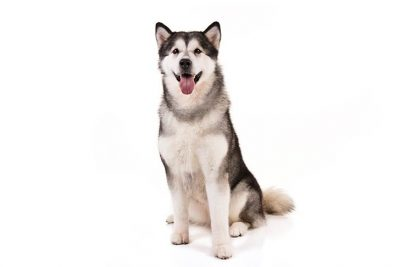
#> input picture Assingment/670710258_sothea_sokea_w1/images/AlaskanMalamute.jpg, 400 x 267 px
$ jupyter execute --allow-errors Matplotlib.ipynb
#> lines starting #> are read from the running program, lines starting #| are printed output that depends on the picture
# Deep Learning for Computer Vision # week1
**Instructor: Dr. Phuriwat Worrawichaipat, Silpakorn University**

Topic: Basic Plotting and Image display with matplotlib

ในโน้ตบุ๊กนี้ เราจะเรียนรู้เกี่ยวกับเทคนิคการแสดงผลข้อมูลที่สำคัญสองรูปแบบ ซึ่งมักถูกใช้งานในงาน Deep Learning และ Computer Vision

1. **การพล็อตกราฟเส้น (Line Plotting)** – ใช้สำหรับติดตามค่าเช่น loss หรือ accuracy ระหว่างการฝึกโมเดล AI
2. **การแสดงภาพ (Image Display)** – ใช้ในการดูข้อมูลภาพที่ป้อนเข้าโมเดล, ผลลัพธ์ที่โมเดลสร้างขึ้น, หรือการเปลี่ยนแปลงต่าง ๆ ที่เกิดขึ้นกับภาพ

## Part 1: Line Plotting

- `import matplotlib.pyplot as plt`
  เป็นการนำเข้าโมดูล `pyplot` จากไลบรารี `matplotlib` ซึ่งใช้ในการสร้างกราฟและการแสดงผลข้อมูลเชิงภาพ เช่น
  - กราฟเส้น (`plt.plot()`)
  - กราฟแท่ง (`plt.bar()`)
  - การแสดงภาพ (`plt.imshow()`)
  เราตั้งชื่อย่อเป็น `plt` เพื่อให้ง่ายต่อการใช้งาน

- `import math`
  เป็นไลบรารีคณิตศาสตร์พื้นฐานที่มาพร้อมกับ Python เช่น  `math.sqrt(x)` และ `math.sin(x)`

[cell 1]
import matplotlib.pyplot as plt
import math
import numpy as np

`np.arange(start, stop, step)`
คือฟังก์ชันของ NumPy ที่ใช้สร้างอาเรย์ของตัวเลขที่เรียงต่อกัน โดยเริ่มจาก `start` ไปจนถึงค่าก่อน `stop` (ไม่รวม `stop`) และเพิ่มทีละ `step`
- start = 0.0 → จุดเริ่มต้นของอาเรย์
- stop = 2 * math.pi → ค่าจบ (ประมาณ 6.28) ซึ่งเท่ากับ 1 รอบของวงกลมในหน่วยเรเดียน (360 องศา)
- step = 0.1 → ค่าที่เพิ่มในแต่ละขั้น

[cell 2]
x = np.arange(0.0, 2*math.pi, 0.1)
print(x)

[cell 3]
y = [math.sin(val) for val in x]
print(y)
print("\n^^ ค่า sin หลายๆค่าของวงกลม 1 วง")

### Default Line Plot
ลักษณะนี้ทาง matplotlib จะเชื่อมต่อจุดคู่ลำดับ `(x0, y0)`, `(x1, y1)` ... ต่อกันไปเรื่อย ๆ ทำให้ได้เส้นที่ต่อเนื่องกันไปเป็นเนื้อเดียวกัน

[cell 4]
print("x => ", [round(val, 2) for val in x[:20]])
print("y => ", [round(val, 2) for val in y[:20]])

[cell 5]
plt.plot(x, y)
#> figure, not shown here; curve peaks at x = 1.6, y = 1

### Marker Plot
ในบางครั้ง เราอยากจะแสดงเฉพาะตำแหน่งจุด ไม่ต้องการเส้น เราก็สามารถทำได้ด้วยการระบุรูปร่างและสีของจุดที่ต้องการวาด
ในที่นี้เราเลือกสีแดง (red) โดยใช้ Marker เครื่องหมาย + แทนตำแหน่งจุด
> ใส่ `'r+'` โดย r คือสีแดง และ + คือ marker

[cell 6]
plt.plot(x, y, 'r+')
#> figure, not shown here; curve peaks at x = 1.6, y = 1

### ลองเปลี่ยนสีและลักษณะของจุด
คราวนี้เราลองเลือกสีน้ำเงิน (blue) และใช้จุดกลุมเป็นเครื่องหมายตำแหน่งจุด
มาถึงจุดนี้แล้ว เราคงจะสงสัยว่าแล้วจะรู้ได้ไงว่ามีสีอะไรและมาร์คเกอร์แบบไหนที่ใช้ได้บ้าง
> ถ้าใครสงสัยก็ลองดูโนัตเกี่ยวกับสีและมาร์คเกอร์ได้ที่[ลิงค์นี้](https://matplotlib.org/api/_as_gen/matplotlib.pyplot.plot.html) <br>
> ถ้าใครสงสัยว่า markdown ใน Jupyter Notebook ที่น่าสนใจมีอะไรบ้างก็ลองดูที่[ลิงค์นี้](https://medium.com/ibm-data-science-experience/markdown-for-jupyter-notebooks-cheatsheet-386c05aeebed)

[cell 7]
plt.plot(x, y, 'bo')
#> figure, not shown here; curve peaks at x = 1.6, y = 1

**ลองพล็อตจุดแบบห่าง ๆ กัน ซึ่งทำได้โดยการเพิ่ม step size ใน `arange()` จาก 0.1 ให้เป็น 0.2**

[cell 8]
x = np.arange(0.0, 2*math.pi, 0.2)
y = [math.sin(val) for val in x]
plt.plot(x, y, 'bo')
#> figure, not shown here; curve peaks at x = 1.6, y = 1

### แล้วถ้าอยากพล็อตทั้งเส้นทั้งจุดล่ะ
เท่าที่เห็น พอเรามีการระบุลักษณะของมาร์คเกอร์ลงในคำสั่ง plot ปุ๊บ เส้นก็หายปั๊บ แต่ถ้าเราอยากจะพล็อตทั้งเส้นและจุดล่ะ จะทำยังไง  ในกรณีเช่นนี้ วิธีที่นิยมที่สุดก็คือการระบุชนิดของเส้นเข้าไปด้วย พร้อมกับลักษณะของมาร์คเกอร์ ซึ่ง plot จะรู้ว่าเราต้องการทั้งเส้นและมาร์คเกอร์

[cell 9]
plt.plot(x, y, 'bo', linestyle='dashed')
#> figure, not shown here; curve peaks at x = 1.6, y = 1

### ไปให้สุด ตกแต่งกราฟเต็มที่
บางทีเราก็รู้สึกว่าสีของเส้นกับมาร์คเกอร์มันไม่ควรจะเหมือนกัน และเราอยากระบุความหนาของเส้น ขนาดของมาร์คเกอร์ด้วย ยิ่งไปกว่านั้น ที่จริงสีที่ระบายในตัวมาร์คเกอร์กับตัวเส้นของมาร์คเกอร์จะต่างกันก็ได้ อย่างในที่นี้ เราให้เส้นมาร์คเกอร์เป็นสีเหลือง, แต่สีไส้ในเป็นสีเขียว

[cell 10]
plt.plot(x, y, 'bo', linewidth=1, markersize=6, linestyle='dashed', markerfacecolor='y', markeredgewidth=1,markeredgecolor='g')
#> figure, not shown here; curve peaks at x = 1.6, y = 1

### เมื่อเราถือสัญชาติไพธอน เราต้องไม่พิมพ์เยอะ เมื่อยนิ้ว
ชาวไพธอนจำนวนมากไม่ได้อยู่ในสาขาคอมพิวเตอร์ ความเร็วในการพิมพ์กับอุปนิสัยในการเขียนโค้ดแบบชื่อตัวแปรยาว ๆ จะไม่มีมากเท่าคนในสายคอม (ที่ถูกบริษัทบังคับให้เขียนโค้ดให้ชัด ๆ) ดังนั้นชื่ออะไรที่ยาว ๆ มักจะมีคำย่อให้ อย่าง
- markerfacecolor ก็ย่อเป็น mfc
- ส่วน markeredgewidth ย่อได้เป็น mew
- และ markeredgecolor ย่อได้เป็น mec

ปล. ที่คนสอนรู้ว่ามันย่อได้ก็เพราะอ่านเอกสารของคำสั่ง plot เอานี่แหละ ไม่ใช่ว่าอยู่ดี ๆ จะรู้เองได้

[cell 11]
plt.plot(x, y, 'bo', linewidth=1, markersize=6, linestyle='dashed', mfc='y', mew=1, mec='g')

## <font color="red">แบบฝึกหัดที่ 1</font>

ปรับแต่งโค้ดด้านล่างให้เป็นกราฟที่ Marker เท่ห์ มีฃายเส้นที่แปลกตา พร้อมกับมีเฉดสีที่สวยสะดุดตาที่สุดที่เพื่อนแห็นแล้วต้อง**ว้าว**
- สามารถปรับแต่งจำนวนวงรอบโดยการปรับตัวคูณ `2*math.pi` และ ความห่าง(หรือความถี่)ของจุดได้ที่ตัวแปร step `np.arange(., ., step)`
- ปรับ marker อย่าง `'bo'` เป็นแบบอื่น ดูได้ใน[ลิงค์นี้](https://matplotlib.org/api/_as_gen/matplotlib.pyplot.plot.html)
- ลองปรับทีละตัวแล้วดูการเปลี่ยนแปลงของกราฟ ไม่มีผิดถูกเปลี่ยนจนกว่าจะพอใจ

**ข้อกำหนดขั้นต่ำ** (ต้องมีครบทั้ง 3 ข้อ)
- ✅ ใช้อย่างน้อย 2 สีที่แตกต่างกัน (เช่น mfc กับ mec คนละสี)
- ✅ marker ต้องไม่ใช่ `'bo'` หรือ `'r+'` ค่า default
- ✅ `linewidth` ต้องมากกว่า 1.5

> หลังเสร็จแล้วใส่ comment 1 บรรทัดบอกว่า plot ของคุณสื่อถึงอะไร

[cell 12]
x = np.arange(0.0, 4*math.pi, 0.2)
y = [math.sin(val) for val in x]
plt.plot(x, y, 'bo', linewidth=1, markersize=6, linestyle='--', mfc='r', mew=3, mec='m')
#> figure, not shown here; curve peaks at x = 1.6, y = 1

[cell 13]
# wave equation
X1 = np.arange(0, 2, 0.1)
f = 5
y1 = 2*np.sin(2*np.pi*f*X1 + np.pi)
plt.plot(X1, y1, '*', linewidth=1.5, markersize=3,  linestyle='--', mfc='#0F0F0F', mew=3, mec='r')
#> figure, not shown here; curve peaks at x = 1.8, y = 1.18e-14

[cell 14]
# wave equation
X2 = np.arange(0, 2, 0.1)
f = 6
y2 = np.sin(2*np.pi*f*X2)
plt.plot(X2, y2, '*', linewidth=1.5, markersize=3,  linestyle='--', mfc='#0F0F0F', mew=3, mec='r')
#> figure, not shown here; curve peaks at x = 1.2, y = 0.951

[cell 15]
#sine
x = np.arange(0.0, 4*math.pi, 0.01)
y = [math.sin(val) for val in x]
plt.plot(x, y, 'bo', linewidth=1.5, markersize=6, linestyle='--', mfc='b', mew=3, mec='green')
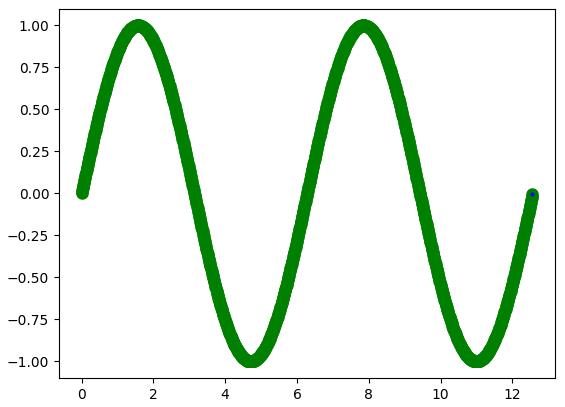
#> figure drawn by matplotlib, 1 panel; curve peaks at x = 1.57, y = 1

-จบตอน

## Part 2: Image Display

### การแสดงภาพ (Image Display)

การแสดงภาพถือเป็นส่วนสำคัญมากในการทำงานด้านการประมวลผลภาพ
- ช่วยให้เรามองเห็นสิ่งที่เกิดขึ้นจริงกับข้อมูล คล้ายกับการใช้คำสั่ง `printf` ในภาษา C หรือการใช้ตัวดีบักเพื่อดูค่าตัวแปร
ใน Jupyter Notebook การแสดงภาพ
- มีประโยชน์ตรงที่เราสามารถดูผลลัพธ์ได้ทันทีโดยไม่ต้องบันทึกภาพลงไฟล์หรือดึงภาพออกจากเซิร์ฟเวอร์มาดูที่เครื่องเรา ทำให้ขั้นตอนการพัฒนาและทดลองทำได้รวดเร็วขึ้น
- ปกติแล้วถ้าจะแสดงแค่ภาพเดียวก็ทำได้ง่ายมาก แต่ในหลายกรณี เช่น การเปรียบเทียบระหว่างภาพต้นฉบับ (input) และภาพผลลัพธ์ (output) เราอาจต้องแสดงหลายภาพพร้อมกันเพื่อดูความแตกต่างได้ชัดเจน
- แต่ในตัวอย่างนี้เราจะเริ่มต้นจากการแสดงภาพเพียงภาพเดียวก่อน เพื่อให้เข้าใจพื้นฐานก่อนครับ

### **import cv2**

cv2 เป็น library ใช้ในการจัดการหลายๆอย่างในงาน computer vision (cv) ชื่อเต็มๆมันคือ opencv ซึ่งใช้กันมานานมากจนออกเวอร์ชัน2 ที่สมบูรณ์แบบมากขึ้น

[cell 16]
import cv2
import matplotlib.pyplot as plt

อ่านมาถึงตรงนี้ก็หยุดสักแปบนึงนะครับ เนื่องจากมีการดึงภาพมาแสดงต้องทำให้ชัวร์ว่าตอนนี้ไฟล์ jupyter นี้มี folder `images` อยู่ข้างๆนะครับ
- คำสั่ง `cv2.imread()` ใช้ในการอ่านไฟล์ภาพ
- คำสั่ง `imshow()` ใช้ในการแสดงรูปภาพ

[cell 17]
file1 = 'images/AlaskanMalamute.jpg'
file2 = 'images/AmericanEskimo.jpg'
file3 = 'images/AmericanFoxhound.jpg'


# plt.figure(figsize=(90, 90))

img1 = cv2.imread(file1)
#> img1 is the input picture: shape (267, 400, 3); mean B, G, R 238, 239.4, 242.3
img2 = cv2.imread(file2)
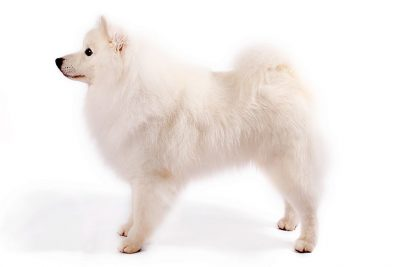
#> input picture Assingment/670710258_sothea_sokea_w1/images/AmericanEskimo.jpg, 400 x 267 px
#> img2 is the input picture: shape (267, 400, 3); mean B, G, R 233.5, 236.4, 242.1
img3 = cv2.imread(file3)

plt.subplot(3, 3, 1)
plt.imshow(img1)

plt.subplot(3, 3, 2)
plt.imshow(img2)

plt.subplot(3, 3, 3)
#> (the rest of this cell did not finish here and is left out)

### แสดงภาพแบบแพ็คคู่ด้วย `subplot`

ในตัวอย่างนี้ เราจะลองแสดงภาพสองภาพพร้อมกัน โดยใช้คำสั่ง `subplot` เพื่อแบ่งพื้นที่การแสดงผลออกเป็นช่องๆ(Grid)

- เราต้องกำหนดว่าอยากแบ่งพื้นที่ออกเป็น:
  - กี่แถว (rows)
  - กี่คอลัมน์ (columns)
  - และจะวางรูปในช่องลำดับที่เท่าไหร่ (index เริ่มนับจาก 1)

ตัวอย่าง:
- `plt.subplot(1, 2, 1)`
    - หมายถึง แบ่งพื้นที่ออกเป็น 1 แถว 2 คอลัมน์ และวาดภาพในช่องที่ 1 (คือช่องซ้ายสุด)
    - ใน subplot จะใส้ได้ 1x2 ภาพ
    - ถ้าจะใส่ภาพที่ 2 จะต้องเรียก `plt.subplot(1, 2, 2)`

**ถ้าไม่ใช่ 1x2 หละอาจารย์**
- `plt.subplot(2, 3, 4)`
    - หมายถึง แบ่งพื้นที่ออกเป็น 2 แถว 3 คอลัมน์ และวาดภาพในช่องที่ 4 (ซึ่งก็คือแถวที่ 2 คอลัมน์ที่ 1, ซ้ายล่าง)

|              | col 1 | col 2 | col 3 |
|--------------|--------------|--------------|--------------|
|row 1| ภาพ 1    | ภาพ 2  | ภาพ 3   |
|row 2| <font color="red">ภาพ 4</font>    | ภาพ 5  | ภาพ 6   |

การใช้ `subplot` มีประโยชน์มากเวลาเราต้องการเปรียบเทียบภาพหลายภาพพร้อมกัน เช่น input vs output หรือภาพก่อนและหลังผ่านการประมวลผล

[cell 18]
file1 = 'images/AlaskanMalamute.jpg'
file2 = 'images/AmericanEskimo.jpg'
img1 = cv2.imread(file1)
img2 = cv2.imread(file2)

[cell 19]
plt.subplot(1, 2, 1) #(nrows, ncols, index) (index starts at 1)
plt.imshow(img1)

plt.subplot(1, 2, 2)
plt.imshow(img2)
#> figure, not shown here; B, G, R data is drawn as R, G, B

### ขยายขนาดรูปภาพที่แสดงในเบราว์เซอร์

ถ้ารู้สึกว่ารูปภาพที่แสดงใน Jupyter Notebook มีขนาดเล็กเกินไป แนะนำให้กำหนดขนาดของรูปตอนพล็อตเลย จะช่วยให้มองเห็นรายละเอียดได้ชัดเจนขึ้น โดยไม่ต้องซูม

เราสามารถกำหนดขนาดของพล็อตได้ด้วยการใช้คำสั่ง `plt.figure()` แล้วใส่พารามิเตอร์ `figsize`

---

🔸 **วิธีการกำหนดขนาดภาพ:**
- ใช้คำสั่ง `plt.figure(figsize=(กว้าง, สูง))`
- ขนาดที่กำหนดจะอยู่ในหน่วย **นิ้ว**
- ตัวอย่างเช่น `plt.figure(figsize=(10, 5))` จะได้ภาพที่กว้าง 10 นิ้ว สูง 5 นิ้ว

---

🔸 **ข้อดีของการกำหนดขนาด:**
- เห็นรายละเอียดของภาพหรือกราฟชัดเจนขึ้น
- เหมาะสำหรับการพล็อตภาพความละเอียดสูง หรือเปรียบเทียบหลายภาพ
- ใช้ได้ทั้งกับกราฟเส้น, รูปภาพ, หรือ subplot ต่าง ๆ

[cell 20]
plt.figure(figsize=(10, 5), dpi=100)
plt.subplot(1, 2, 1)
plt.imshow(img1)

plt.subplot(1, 2, 2)
plt.imshow(img2)
#> figure, not shown here; B, G, R data is drawn as R, G, B

### แสดงภาพหลายรูปด้วย `subplot` แบบอัตโนมัติ

ถ้ามีแค่ 2–3 ภาพ เราอาจพล็อตด้วย `subplot` แบบกำหนดตำแหน่งตรง ๆ ได้ไม่ยาก
แต่ในกรณีที่มีรูปจำนวนมาก การทำแบบนั้นจะยุ่งยากและไม่ยืดหยุ่น

ทางออกคือการใช้ **ลูป** ช่วยจัดการร่วมกับ `subplot`

---

- เก็บชื่อไฟล์ภาพไว้ในลิสต์ชื่อ `files`
- ใช้ลูปเพื่ออ่านภาพทั้งหมด แล้วเก็บไว้ในลิสต์ `imgs`
  - ทำให้ไม่ต้องเขียนคำสั่ง `cv2.imread()` ซ้ำหลายบรรทัด
- จากนั้นใช้ลูปวนแสดงภาพแต่ละภาพโดยใช้ `plt.subplot(...)`
  - ช่วยกำหนดตำแหน่งภาพให้อัตโนมัติในตารางของ subplot

---

🔸 ข้อดี:
- โค้ดสั้น กระชับ และขยายจำนวนภาพได้ง่าย
- เหมาะสำหรับการเปรียบเทียบหลายภาพ เช่น input, output, ground truth

[cell 21]
files = []
files.append('images/AlaskanMalamute.jpg')
files.append('images/AmericanEskimo.jpg')
files.append('images/AmericanFoxhound.jpg')
files.append('images/AustralianTerrier.jpg')
files.append('images/Basenji.jpg')
files.append('images/Beagle.jpg')

[cell 22]
imgs = []
for f in files:
    imgs.append(cv2.imread(f))

[cell 23]
plt.figure(figsize=(20, 10), dpi=80)
nrows = 2
ncols = 3
#> (the rest of this cell did not finish here and is left out)

### ปรับสีให้ถูกต้อง (แก้ปัญหาสีเพี้ยน)

ถ้าสังเกตภาพที่แสดงข้างบนจะเห็นว่าสีอาจจะดูแปลก ๆ หรือไม่เป็นธรรมชาติ
สาเหตุเกิดจากลำดับของช่องสีที่ต่างกันระหว่าง OpenCV กับไลบรารีอื่น ๆ

- OpenCV ใช้ลำดับสีแบบ **BGR** (Blue, Green, Red)
- ในขณะที่ไลบรารีอื่น เช่น Matplotlib ใช้ลำดับสีแบบ **RGB** (Red, Green, Blue)

ถ้าเราใช้ OpenCV (`cv2.imread`) ในการอ่านภาพ แล้วนำมาแสดงด้วย `matplotlib.pyplot.imshow` โดยตรง
**สีจะเพี้ยน** เพราะช่องสีถูกตีความผิดลำดับ

---
**วิธีแก้**:

- ให้ใช้คำสั่ง `cv2.cvtColor()` เพื่อแปลงจาก BGR → RGB ก่อนแสดงผล

```python
img_bgr = cv2.imread('images/AlaskanMalamute.jpg')
img_rgb = cv2.cvtColor(img_bgr, cv2.COLOR_BGR2RGB)
plt.imshow(img_rgb)

[cell 24]
plt.figure(figsize=(20, 10), dpi=80)
nrows = 2
ncols = 3
#> (the rest of this cell did not finish here and is left out)

### การปรับสีเพิ่มเติม

นอกเหนือจาก RGB หรือ BGR แล้ว ยังมี colourmap แบบอื่นอีกด้วย เช่น Greyscale หรือ ขาวเทา สามารถปรับได้โดยการใช้ `cv2.COLOR_BGR2GRAY`

[cell 25]
plt.figure(figsize=(10, 5), dpi=80)
plt.subplot(2, 2, 1)
plt.imshow(imgs[0])

plt.subplot(2, 2, 2)
plt.imshow(cv2.cvtColor(imgs[0],cv2.COLOR_BGR2GRAY))

plt.subplot(2, 2, 3)
plt.imshow(cv2.cvtColor(imgs[0],cv2.COLOR_BGR2YCrCb))

plt.subplot(2, 2, 4)
plt.imshow(cv2.cvtColor(imgs[0],cv2.COLOR_BGR2HSV))
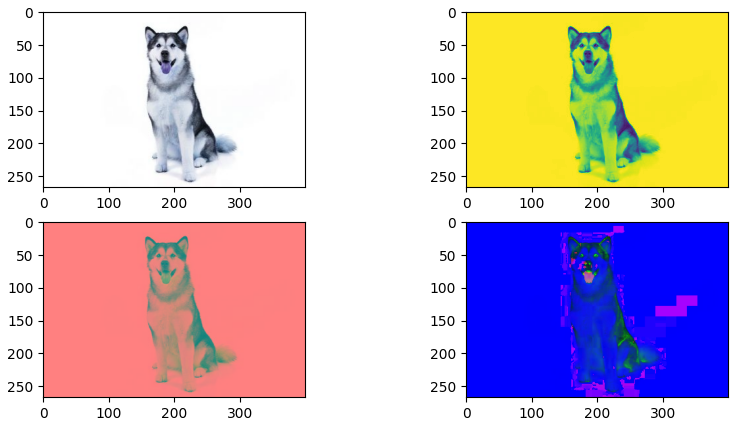
#> figure drawn by matplotlib, 4 panels; B, G, R data is drawn as R, G, B

อ่าวอาจารย์ทำไมถึงเป็นมันไม่เห็นจะเป็นสีขาวดำเลยครับ เหลืองไปหมดเลย!!! เกิดอะไรขึ้น???

- `cv2.cvtColor(..., cv2.COLOR_BGR2GRAY)` จะให้ภาพแบบขาวดำจริง (2 มิติ)
- แต่ `matplotlib.pyplot.imshow()` ถ้าไม่ได้ระบุ `cmap` จะใช้ colormap เริ่มต้น (เช่น `viridis`) ซึ่งเป็นโทนสีหลากหลาย
- ดังนั้น `imshow()` จะตีความ 2D array ว่าเป็นข้อมูลที่ต้องการแสดงสีตามแผนที่สี (`viridis`) แทนที่จะตีความว่าเป็น grayscale

---

**วิธีแก้ไข**:

ให้ระบุ `cmap='gray'` เพื่อบอก Matplotlib ว่าเราต้องการแสดงภาพแบบ grayscale จริง ๆ

```python
plt.imshow(cv2.cvtColor(imgs[0],cv2.COLOR_BGR2GRAY), cmap="gray")

[cell 26]
plt.figure(figsize=(10, 5), dpi=80)
plt.subplot(1, 2, 1)
plt.imshow(imgs[0])

plt.subplot(1, 2, 2)
plt.imshow(cv2.cvtColor(imgs[0],cv2.COLOR_BGR2GRAY), cmap='gray')
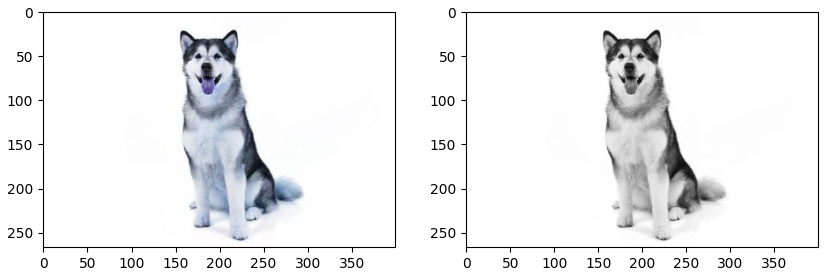
#> figure drawn by matplotlib, 2 panels; B, G, R data is drawn as R, G, B

## <font color="red">แบบฝึกหัดที่ 2</font>

เราจะมาลองจำลองการเปรี่ยบเทียบภาพที่ผ่านการปรุงแต่งหลายๆให้อยู่ในการพล็อตเดียวกัน

ทำการ plot แบบ subplot grid 1x4 ที่ภายในมี `imgs[1]` จำนวน 4 ภาพ
- ภาพที่1 เป็นภาพปกติ
- ภาพที่2 เป็นขาวเทา cmap ขาวเทา
- ภาพที่3 เป็นสีRGB
- ภาพที่4 เป็นสีขาวเทา cmap อะไรก็ได้ที่ชอบ ดูได้โดยการเรียก `print(plt.colormaps())` อยากหมาไซสีอะไรปรับเลย

[cell 27]
plt.figure(figsize=(15, 5), dpi=80)

# ภาพที่ 1: ภาพปกติ (BGR ตามที่ OpenCV อ่านมา)
plt.subplot(1, 4, 1)
plt.imshow(imgs[1])
plt.title("BGR (Normal)")

# ภาพที่ 2: Grayscale + cmap='gray'
plt.subplot(1, 4, 2)
plt.imshow(cv2.cvtColor(imgs[1], cv2.COLOR_BGR2GRAY), cmap='gray')
plt.title("Grayscale")

# ภาพที่ 3: แปลง BGR → RGB ก่อน imshow
# **ข้อควรระวัง**: ต้อง cvtColor ก่อน ไม่งั้นสีจะเพี้ยน
plt.subplot(1, 4, 3)
plt.imshow(cv2.cvtColor(imgs[1], cv2.COLOR_RGB2GRAY))  # TODO: cv2.cvtColor(imgs[1], ???)
plt.title("RGB")

# ภาพที่ 4: Grayscale แต่ใช้ cmap ที่คุณเลือกเอง
# ดูตัวเลือกได้โดย: print(plt.colormaps())
plt.subplot(1, 4, 4)
plt.imshow(cv2.cvtColor(imgs[1], cv2.COLOR_BGR2GRAY), cmap='hot')  # TODO: ใส่ชื่อ cmap
plt.title("Colormap that I choose")
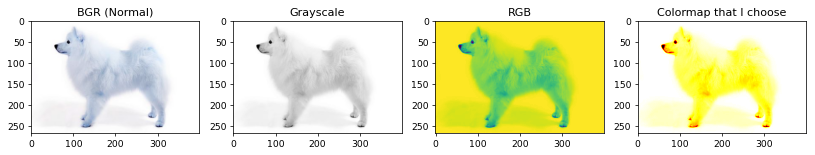
#> figure drawn by matplotlib, 4 panels; B, G, R data is drawn as R, G, B

## การตัดภาพ (Image Cropping) ด้วย NumPy

ภาพที่เราอ่านด้วย `cv2.imread()` นั้น **ก็คือ NumPy array นั่นเอง** ดังนั้นการ slice array ก็เท่ากับการตัดภาพ!

ลองเรียก `img.shape` ดูจะได้ `(height, width, channels)` → หรือพูดง่ายๆก็คือ `(แถว, คอลัมน์, ช่องสี)`

การตัดภาพทำได้โดย:
```python
cropped = img[y1:y2, x1:x2]
```
- `y1:y2` → ช่วงแถว (แกน Y / height)
- `x1:x2` → ช่วงคอลัมน์ (แกน X / width)

**ข้อควรระวัง**: index แรกคือ **แถว (y)** ไม่ใช่ x — ตรงข้ามกับ (x, y) ที่เราคุ้นเคยในชีวิตประจำวัน!

[cell 28]
img = imgs[0]
print("Image Size (height, width, channels):", img.shape)
#| Image Size (height, width, channels): (267, 400, 3)

# ตัดเฉพาะส่วน y=50..250, x=80..300
y1, y2 = 50, 550
x1, x2 = 80, 300
cropped = img[y1:y2, x1:x2]
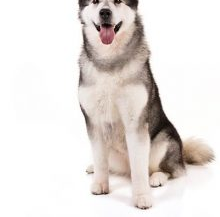
#> cropped: shape (217, 220, 3); mean B, G, R 221.8, 224.9, 230.7
print("Image Size after cropped:", cropped.shape)
#| Image Size after cropped: (217, 220, 3)

plt.figure(figsize=(10, 4), dpi=80)

plt.subplot(1, 2, 1)
plt.imshow(cv2.cvtColor(img, cv2.COLOR_BGR2RGB))
plt.title("Full-size Image")

plt.subplot(1, 2, 2)
plt.imshow(cv2.cvtColor(cropped, cv2.COLOR_BGR2RGB))
plt.title(f"Cropped [{y1}:{y2}, {x1}:{x2}]")

plt.tight_layout()
plt.show()
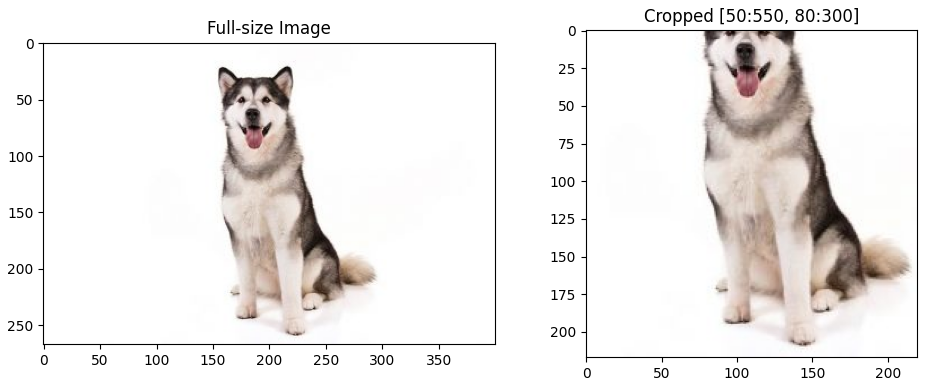
#> figure drawn by matplotlib, 2 panels

## <font color="red">แบบฝึกหัดที่ 3</font>: ตัดและแสดงภาพ

ลองใช้ `imgs[3]` แล้วตัดภาพในพื้นที่ที่กำหนด:
- y: `100` ถึง `350`
- x: `60` ถึง `280`

จากนั้น plot แบบ subplot 1x2 เปรียบเทียบภาพเต็มกับภาพที่ตัดแล้ว พร้อมทั้ง:
1. แปลงสีให้ถูกต้อง (BGR → RGB) ก่อนแสดงทั้งสองภาพ
2. ใส่ `title` ให้แต่ละภาพ
3. พิมพ์ `.shape` ของภาพเต็มและภาพที่ตัดแล้วออกมาเปรียบเทียบกัน

**ข้อควรระวัง**: จำลำดับ index ให้ดี → `img[y1:y2, x1:x2]` ไม่ใช่ `img[x1:x2, y1:y2]`

> แล้วถ้าเราอยากตัดแค่ช่องสีเดียว เช่น ช่องแดง จะทำยังไงได้บ้าง? (คิดเล่นๆไว้ก่อนนะครับ)

[cell 29]
# พื้นที่สำหรับแบบฝึกหัดที่ 4

img = imgs[3]
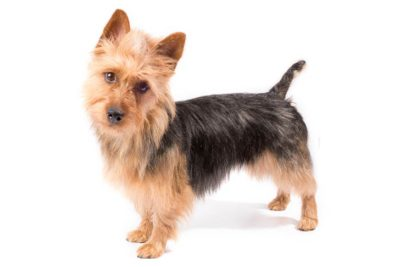
#> img: shape (267, 400, 3); mean B, G, R 212.4, 218.5, 228.8

# ขั้น 1: ตัดภาพตามพิกัดที่กำหนด
y1, y2 = 100, 350
x1, x2 = 60, 280
cropped = img[y1:y2, x1:x2]  # TODO: img[?, ?]
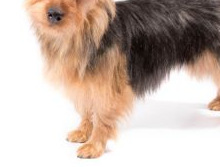
#> cropped: shape (167, 220, 3); mean B, G, R 171.7, 182, 199.2

# ขั้น 2: พิมพ์ shape เปรียบเทียบ
print("full image:", img.shape)
#| full image: (267, 400, 3)
print("cropped image:", cropped.shape)
#| cropped image: (167, 220, 3)

# ขั้น 3: plot subplot 1x2
plt.figure(figsize=(10, 4), dpi=80)

plt.subplot(1, 2, 1)
plt.imshow(cv2.cvtColor(img, cv2.COLOR_BGR2RGB))  # TODO: ภาพเต็ม BGR→RGB
plt.title("full image")

plt.subplot(1, 2, 2)
plt.imshow(cv2.cvtColor(cropped, cv2.COLOR_BGR2RGB))  # TODO: ภาพที่ตัดแล้ว BGR→RGB
plt.title(f"Cropped [{y1}:{y2}, {x1}:{x2}]")

plt.tight_layout()
plt.show()
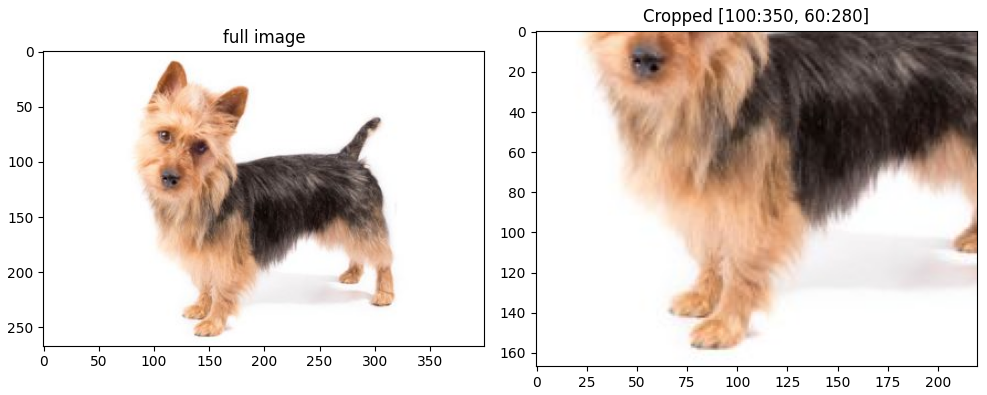
#> figure drawn by matplotlib, 2 panels
